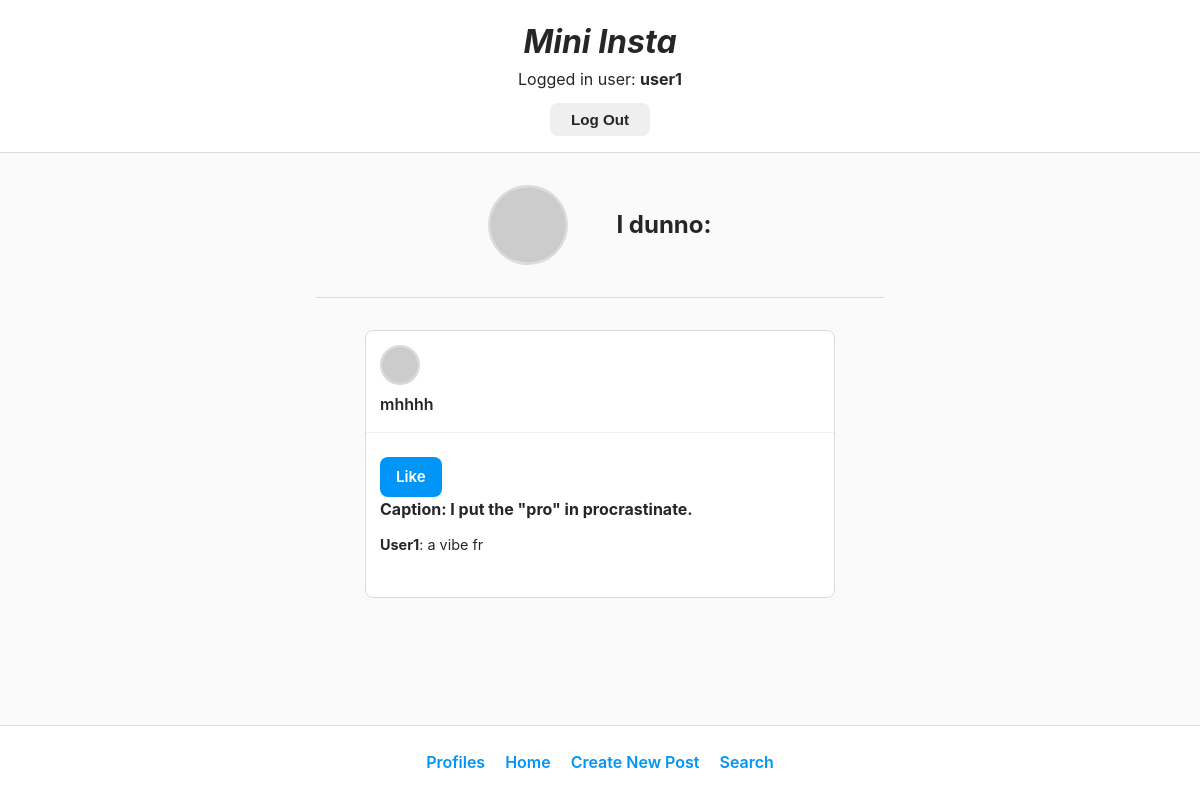
The page /mini_insta/profile/feed (signed in) on the database its author committed.
### mini_insta/models.py (models this page shows, shortened)
class Profile(models.Model):
    username = models.TextField(blank=True)
    display_name = models.TextField(blank=True)
    profile_image_url = models.URLField(blank=True)
    bio_text = models.TextField(blank=True)
    join_date = models.DateTimeField(auto_now=True)
    user = models.OneToOneField(User, on_delete=models.CASCADE)
    def get_post_feed(self):
        return Post.objects.filter(profile__in=self.get_following()).order_by('-timestamp')
    def get_following(self):
        following_records = Follower.objects.filter(follower_profile=self)
        following_list = [record.profile for record in following_records]
        return following_list

class Post(models.Model):
    profile = models.ForeignKey(Profile, on_delete=models.CASCADE)
    timestamp = models.DateTimeField(auto_now=True)
    caption = models.TextField(blank=True)
    def get_profile(self):
        return self.profile
    def get_all_comments(self):
        return Comment.objects.filter(post=self)
    def get_all_photos(self):
        photos = Photo.objects.filter(post=self)
        return photos

class Comment(models.Model):
    post = models.ForeignKey(Post, on_delete=models.CASCADE)
    profile = models.ForeignKey(Profile, on_delete=models.CASCADE)
    timestamp = models.DateTimeField(auto_now=True)
    text = models.TextField(blank=True)

### mini_insta/views.py (the view, shortened to what this page needs)
# urls.py: path('profile/feed', ShowFeedView.as_view(), name="show_feed"),
class ShowFeedView(LoginRequiredMixin, DetailView):
    model=Profile
    template_name='mini_insta/show_feed.html'
    context_object_name='profile'
    def get_context_data(self, **kwargs) -> dict[str, Any]:
        context = super().get_context_data(**kwargs)
        profile = Profile.objects.get(user = self.request.user)
        context["feed"] = profile.get_post_feed()
        return context
    def get_object(self):
        return Profile.objects.get(user = self.request.user)

### mini_insta/templates/mini_insta/show_feed.html (shortened to what this page needs)
{%extends 'mini_insta/base.html'%}
{%load static%}
{% block content %}
<main class="feed-container">
  <div class="profile-header" style="justify-content: center;">
    {% if profile.profile_image_url %}
      <img class="profile-pic" style="width: 80px; height: 80px;" src="{{profile.profile_image_url}}" alt="pfp" />
    {% else %}
      <img class="profile-pic" style="width: 80px; height: 80px;" src="{% static 'img/mini_insta/no_profile.jpeg'%}" alt="pfp" />
    {% endif %}
    <h2>{{profile.display_name}}: </h2>
  </div>
  {% for post in feed %}
    <div class="post-card">
      <div class="post-card-header">
        {% if post.profile.profile_image_url %}
          <img class="profile-pic" style="width: 40px; height: 40px;" src="{{post.profile.profile_image_url}}" alt="pfp" />
        {% else %}
          <img class="profile-pic" style="width: 40px; height: 40px;" src="{% static 'img/mini_insta/no_profile.jpeg'%}" alt="pfp" />
        {% endif %}
        <p>{{post.get_profile.display_name}}</p>
      </div>
      <div class="post-card-body">
        {% if is_liked %}
          <a class="btn btn-secondary" href="{% url 'delete_like_post' post.pk %}">Unlike</a>
        {% else %}
          <a class="btn btn-primary" href="{% url 'like_post' post.pk %}">Like</a>
        {% endif %}
        <div class="post-card-caption"> <strong>Caption: {{post.caption}} </strong></div>
        <div class="post-card-comments">
          {% for comment in post.get_all_comments %}
            <Strong>{{comment.profile.username}}</Strong>: {{comment.text}} </p> <br>
          {% empty %}
            <p>No comments yet</p>
          {% endfor %}
        </div>
      </div>
    </div>
    {% empty %}
      <p style="text-align: center;"> Follow someone to get a feed</p>
  {%endfor%}
</main>
{% endblock %}

### mini_insta/templates/mini_insta/base.html (shortened to what this page needs)
{% load static %}
<!DOCTYPE html>
<html>
  <head>
    <link rel="stylesheet" href="{% static 'mini_insta.css' %}" />
  </head>
  <body>
    <header>
      <h1>Mini Insta</h1>
      <div class="auth-bar">
        {% if request.user.is_authenticated %}
          Logged in user: <strong>{{ request.user }}</strong>
          <div style="display: flex; justify-content: center;">
            <form action="{% url 'logout' %}" method="post" class="logout-form" style="width: 100px;">
              <button class="btn btn-secondary" type="submit" style="margin-top: 10px;">Log Out</button>
            </form>
          </div>
        {% endif %}
      </div>
    </header>
    {% block content %}
    {% endblock %}
    <footer>
      <ul class="footer-links">
        <li><a href="{% url 'show_all_profiles' %}">Profiles</a></li>
        {% if request.user.is_authenticated %}
          <li><a href="{% url 'show_feed' %}">Home</a></li>
          <li><a href="{% url 'create_post' %}">Create New Post</a></li>
          <li><a href="{% url 'search' %}">Search</a></li>
        {% endif %}
      </ul>
    </footer>
  </body>
</html>

### static/mini_insta.css (style rules this page uses)
* { box-sizing: border-box; margin: 0; padding: 0; }
body { font-family: -apple-system, BlinkMacSystemFont, "Segoe UI", Roboto, Helvetica, Arial, sans-serif; background-color: #fafafa; color: #262626; line-height: 1.6; display: flex; flex-direction: column; min-height: 100vh; }
a { text-decoration: none; color: inherit; }
header { background-color: #ffffff; border-bottom: 1px solid #dbdbdb; padding: 1rem 0; text-align: center; position: sticky; top: 0; z-index: 100; }
header h1 { font-size: 2rem; font-style: italic; font-weight: 700; color: #262626; }
footer { background-color: #ffffff; border-top: 1px solid #dbdbdb; padding: 1.5rem; margin-top: auto; }
.footer-links { display: flex; justify-content: center; gap: 20px; list-style-type: none; }
footer a { color: #0095f6; font-weight: 600; }
main { max-width: 935px; margin: 2rem auto; padding: 0 1rem; width: 100%; }
.feed-container { max-width: 600px; }
.btn { display: inline-block; padding: 8px 16px; border-radius: 8px; font-weight: 600; font-size: 0.95rem; text-align: center; cursor: pointer; border: none; transition: all 0.2s ease; }
.btn-primary { background-color: #0095f6; color: #ffffff; }
.btn-secondary { background-color: #efefef; color: #262626; }
.profile-header { display: flex; align-items: center; gap: 3rem; margin-bottom: 2rem; padding-bottom: 2rem; border-bottom: 1px solid #dbdbdb; max-width: 800px; margin-left: auto; margin-right: auto; }
.profile-pic { width: 150px; height: 150px; object-fit: cover; border-radius: 50%; border: 2px solid #dbdbdb; flex-shrink: 0; }
.post-card { background-color: #ffffff; border: 1px solid #dbdbdb; border-radius: 8px; margin: 0 auto 2rem auto; max-width: 470px; display: flex; flex-direction: column; }
.post-card-header { padding: 14px; font-weight: 600; border-bottom: 1px solid #efefef; }
.post-card-body { padding: 14px; }
.post-card-caption { margin-bottom: 8px; }
.post-card-comments { margin-top: 10px; font-size: 0.9rem; max-height: 150px; overflow-y: auto; }
form { display: flex; flex-direction: column; width: 100%; }

### rows shown on the page
Profile: display_name "I dunno"
Post: get_profile.display_name "mhhhh", caption "I put the \"pro\" in procrastinate."
Comment: profile.username "User1", text "a vibe fr"

### other values the page prints
{{ request.user }} "user1"
